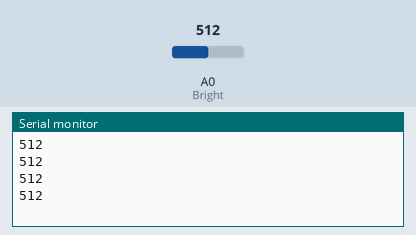
This sketch was run on a simulated Arduino Uno, built with avr-gcc and run on an emulated ATmega328P. Shown: the last lines printed to the serial monitor. The test bench sets the inputs (shaded band); at power-on: A0 (Bright) = 512.

Above: at 1.8 s.
1.9 s: A0 (Bright) set to 716
At 2.3 s:
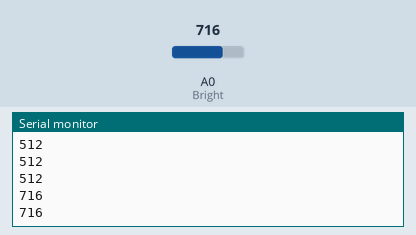
3.4 s: A0 (Bright) set to 900
At 4.8 s:
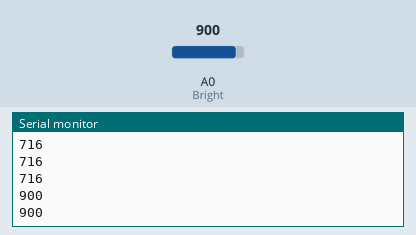
Timing chart, 0 to 6.4 s (numbered marks = the images above; inputs shaded):
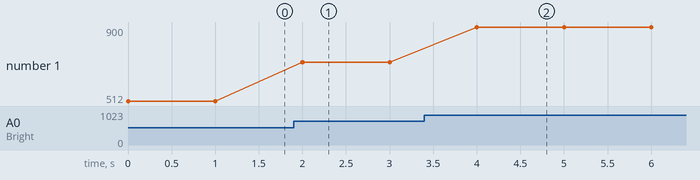

Measured:
- after the input at 1.9 s, the serial monitor: prints a new line after 0.10 s (image 1)
- after the input at 3.4 s, the serial monitor: prints a new line after 0.60 s (image 2)
- plotted number 1: 512 → 716 after the input at 1.9 s, 716 → 900 after the input at 3.4 s

The sketch:

Lab_2_2014146042.ino
```cpp
//#include <Wire.h>
//#include <OLED32.h>
#define Bright 0
int val;
char string[10];
//display(SDA, SCL)
//OLED display(4,5);

void setup() {
    Serial.begin(115200);
    //display.begin();
}
void loop() {
    val = analogRead(Bright);
    Serial.println(val,DEC);
    Serial.println(String(val));
    //sprintf(string,"%4d",val);
    //display.print("Bright");
    //display.print("=",2,7);
    //display.print(string,3,10);
    delay(1000);
}
```
